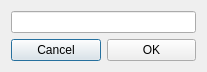
<?xml version="1.0" encoding="UTF-8"?>
<ui version="4.0">
 <class>addLabelDialog</class>
 <widget class="QDialog" name="addLabelDialog">
  <property name="geometry">
   <rect>
    <x>0</x>
    <y>0</y>
    <width>207</width>
    <height>65</height>
   </rect>
  </property>
  <property name="windowTitle">
   <string>addLabelDialog</string>
  </property>
  <layout class="QGridLayout" name="gridLayout">
   <item row="0" column="0" colspan="2">
    <widget class="QLineEdit" name="lineEdit"/>
   </item>
   <item row="1" column="0">
    <widget class="QPushButton" name="cancelButton">
     <property name="text">
      <string>Cancel</string>
     </property>
    </widget>
   </item>
   <item row="1" column="1">
    <widget class="QPushButton" name="okButton">
     <property name="text">
      <string>OK</string>
     </property>
    </widget>
   </item>
  </layout>
 </widget>
 <resources/>
 <connections/>
</ui>
